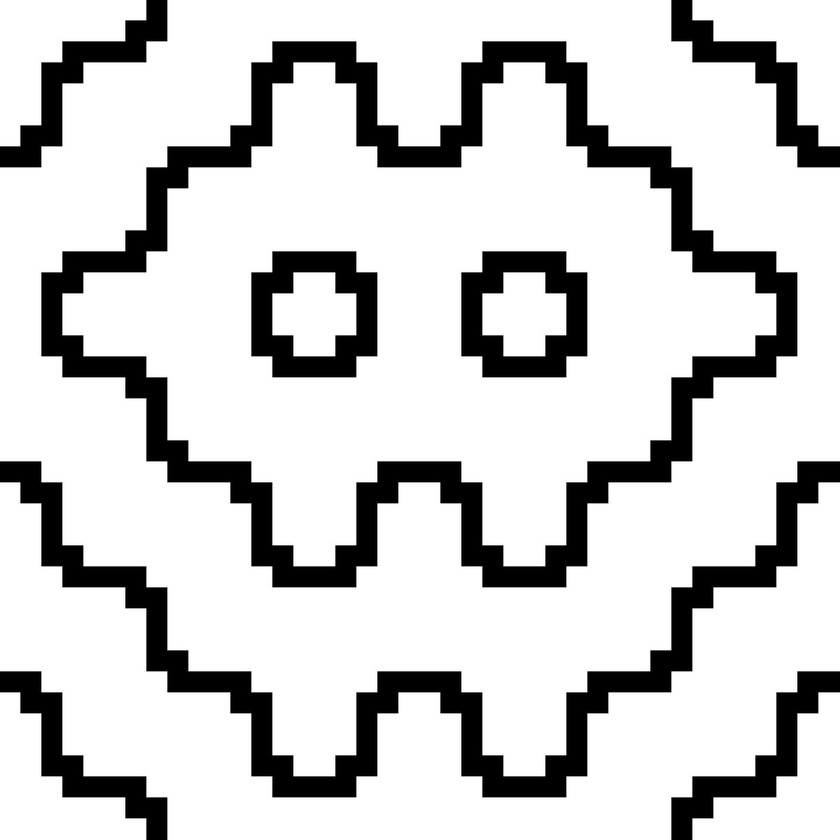
#> input picture class 4/Image.jpg, 840 x 840 px, shrunk from 1280 x 1280 before the run, found by its file name
$ jupyter execute assignment.ipynb
#> lines starting #> are read from the running program, lines starting #| are printed output that depends on the picture
[cell 1]
import numpy as np

# Define global variables
arr_1d = np.array([1, 2, 3, 4, 5])
arr_2d = np.array([[1, 2, 3], [4, 5, 6], [7, 8, 9]])

def array_operations():
    global arr_1d, arr_2d

    # Print arrays
    print("1D Array:", arr_1d)
    print("2D Array:\n", arr_2d)

    # Perform basic operations
    print("Sum of 1D Array:", np.sum(arr_1d))
    print("Mean of 2D Array:", np.mean(arr_2d))
    print("Transpose of 2D Array:\n", arr_2d.T)

# Call the function\array_operations()
array_operations()

[cell 2]
import numpy as np

def image_processing():
    # Creating a grayscale image using a 2D NumPy array
    image = np.random.randint(0, 256, (5, 5), dtype=np.uint8)
    print("Original Image:\n", image)

    # Slicing a portion of the image
    cropped = image[1:4, 1:4]
    print("Cropped Section:\n", cropped)

    # Inverting colors
    inverted_image = 255 - image
    print("Inverted Image:\n", inverted_image)

# Call the function
image_processing()

[cell 3]
import numpy as np
import cv2

# Load an image
image = cv2.imread('image.jpg')  # Use your own image
#> image is the input picture: shape (840, 840, 3); min 0, max 255, mean 204

# Scaling Transformation
def scale_image(image, scale_factor):
    # Create the scaling matrix
#> called with scale_factor = 1.5
    scaling_matrix = np.array([[scale_factor, 0, 0],
                               [0, scale_factor, 0],
                               [0, 0, 1]], dtype=np.float32)  # Ensure float32 type

    # Get the image dimensions
    rows, cols = image.shape[:2]
#> rows = 840; cols = 840

    # Apply the transformation
    scaled_image = cv2.warpPerspective(image, scaling_matrix, (cols, rows))
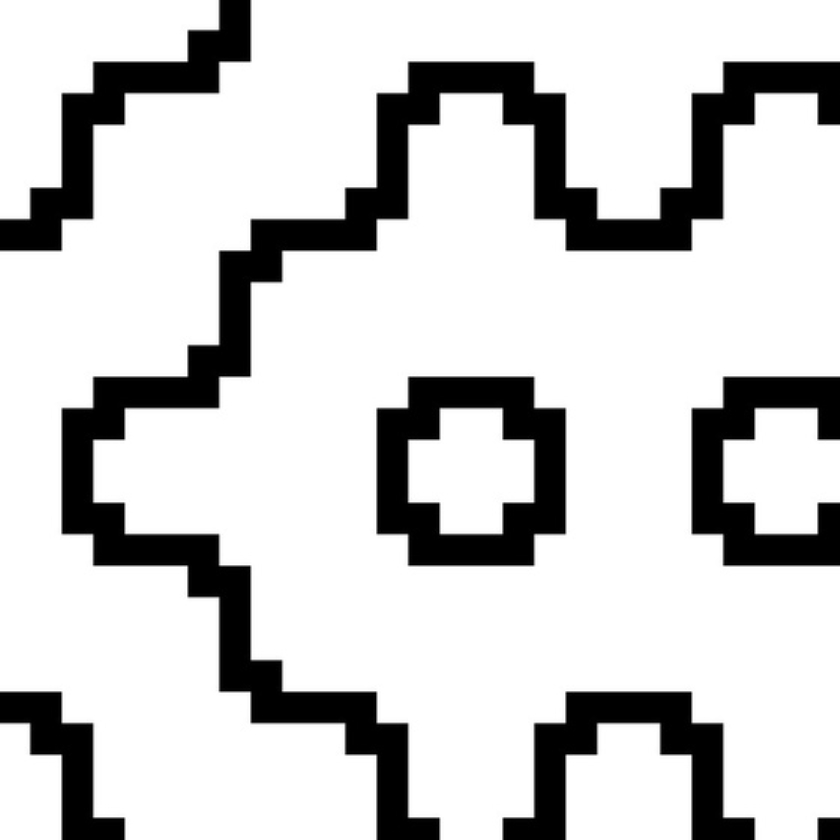
#> scaled_image: shape (840, 840, 3); min 0, max 255, mean 204
    return scaled_image

# Rotation Transformation
def rotate_image(image, angle):
    # Get the image dimensions
#> called with angle = 45
    rows, cols = image.shape[:2]
#> rows = 840; cols = 840

    # Get the rotation matrix
    rotation_matrix = cv2.getRotationMatrix2D((cols / 2, rows / 2), angle, 1)

    # Apply the rotation
    rotated_image = cv2.warpAffine(image, rotation_matrix, (cols, rows))
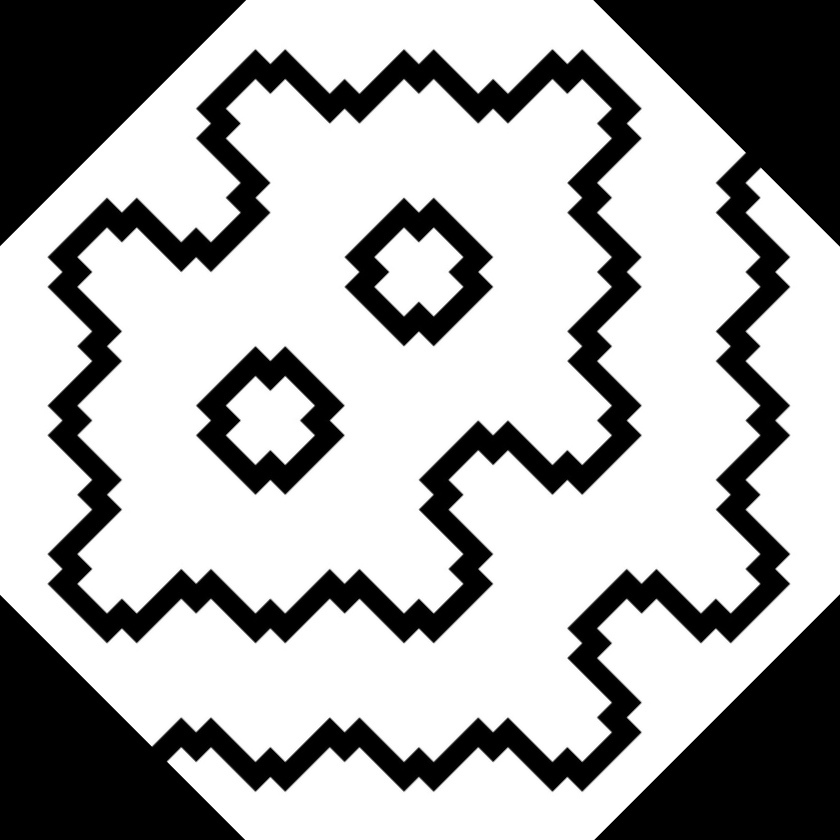
#> rotated_image: shape (840, 840, 3); min 0, max 255, mean 169.8
    return rotated_image

# Translation Transformation
def translate_image(image, tx, ty):
    # Create the translation matrix
#> called with tx = 50, ty = 30
    translation_matrix = np.array([[1, 0, tx],
                                   [0, 1, ty],
                                   [0, 0, 1]], dtype=np.float32)  # Ensure float32 type

    # Get the image dimensions
    rows, cols = image.shape[:2]
#> rows = 840; cols = 840

    # Apply the transformation
    translated_image = cv2.warpPerspective(image, translation_matrix, (cols, rows))
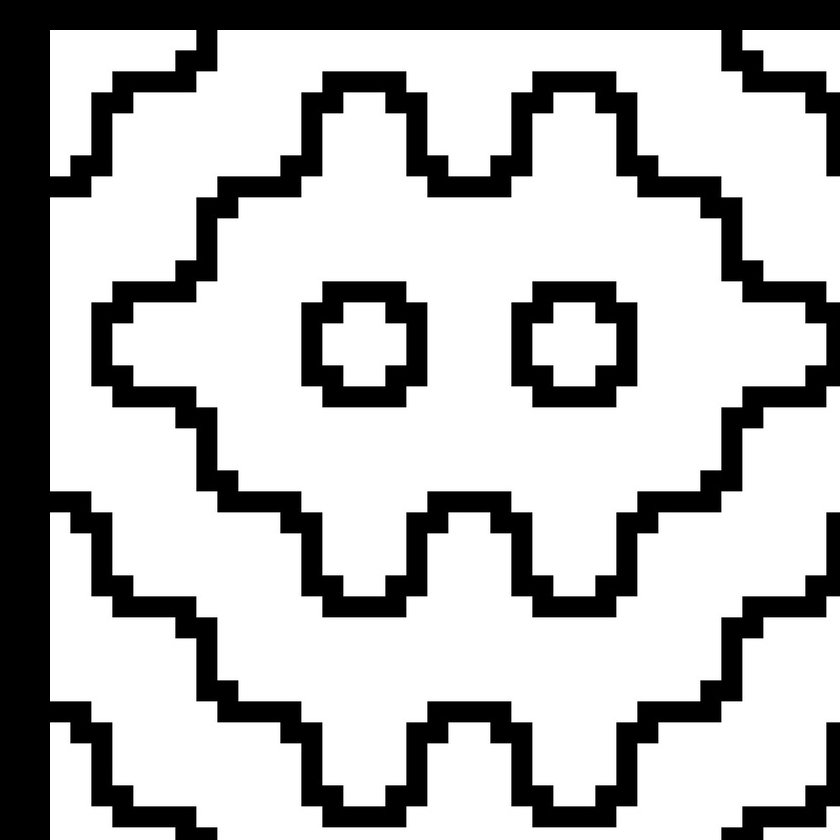
#> translated_image: shape (840, 840, 3); min 0, max 255, mean 183.2
    return translated_image

# Example transformations
scaled_image = scale_image(image, 1.5)  # Scale by a factor of 1.5
rotated_image = rotate_image(image, 45)  # Rotate by 45 degrees
translated_image = translate_image(image, 50, 30)  # Translate by 50 pixels along x and 30 pixels along y

# Show the results
cv2.imshow('Original', image)
cv2.imshow('Scaled', scaled_image)
cv2.imshow('Rotated', rotated_image)
cv2.imshow('Translated', translated_image)

# Save the transformed images (optional)
cv2.imwrite('scaled_image.jpg', scaled_image)
cv2.imwrite('rotated_image.jpg', rotated_image)
cv2.imwrite('translated_image.jpg', translated_image)

# Wait for a key press and close the windows
cv2.waitKey(0)
cv2.destroyAllWindows()

[cell 4]
import cv2
import numpy as np

# Load an image and convert it to a NumPy array
image = cv2.imread('image.png')
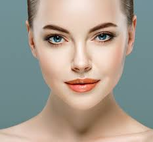
#> input picture class 4/image.png, 153 x 142 px, shrunk from 233 x 216 before the run
#> image is the input picture: shape (142, 153, 3); mean B, G, R 144.5, 156.5, 166.7
image_gray = cv2.cvtColor(image, cv2.COLOR_BGR2GRAY)
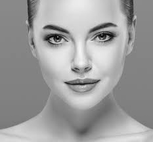
#> image_gray: shape (142, 153); min 0, max 244, mean 158.2

# Load OpenCV's pre-trained Haar Cascade for face detection
face_cascade = cv2.CascadeClassifier(cv2.data.haarcascades +
'haarcascade_frontalface_default.xml')

# Detect faces in the image
faces = face_cascade.detectMultiScale(image_gray, scaleFactor=1.1,
minNeighbors=5)
#> faces = [[29, 3, 103, 103]]

# Loop through the detected faces and extract facial features (regions)
for (x, y, w, h) in faces:
    # Slice the image array to extract the face region
    face_region = image[y:y+h, x:x+w]

    # Optional: Display the face region
    cv2.imshow('Face Region', face_region)
    cv2.imwrite('face_region.jpg', face_region)

    # Extract additional facial features if required (e.g., eyes, nose)
    eyes_cascade = cv2.CascadeClassifier(cv2.data.haarcascades +
'haarcascade_eye.xml')
    eyes = eyes_cascade.detectMultiScale(face_region, scaleFactor=1.1,
minNeighbors=5)

    for (ex, ey, ew, eh) in eyes:
        eye_region = face_region[ey:ey+eh, ex:ex+ew]
        cv2.imshow('Eye Region', eye_region)
        cv2.imwrite('eye_region.jpg', eye_region)
#> this loop made 1 pass
#> (x, y, w, h, eyes) on pass 1: (29, 3, 103, 103, [[59, 19, 29, 29], [11, 21, 29, 29]])
#> pass 1, `face_region = image[y:y+h, x:x+w]`:
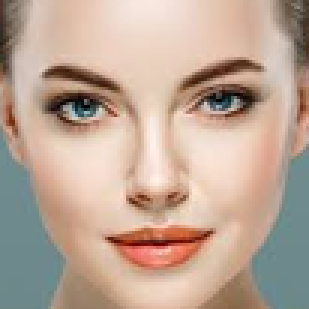
#> face_region: shape (103, 103, 3) (shown 3 times larger); mean B, G, R 150.2, 166.2, 189.5
#> pass 1, `cv2.imshow('Eye Region', eye_region)`:
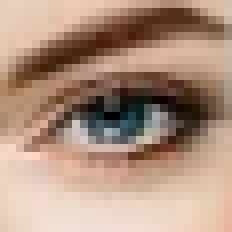
#> window 'Eye Region': shape (29, 29, 3) (shown 8 times larger); mean B, G, R 127.4, 145.2, 174.6
#> pass 1, `cv2.imshow('Eye Region', eye_region)`:
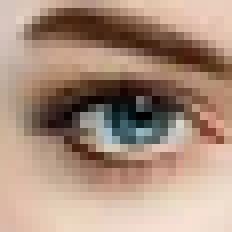
#> window 'Eye Region': shape (29, 29, 3) (shown 8 times larger); mean B, G, R 124.9, 142.3, 169.5

# Show the original image with detected faces
cv2.imshow('Detected Faces', image)
cv2.imwrite('detected_faces.jpg', image)


cv2.waitKey(0)
cv2.destroyAllWindows()
